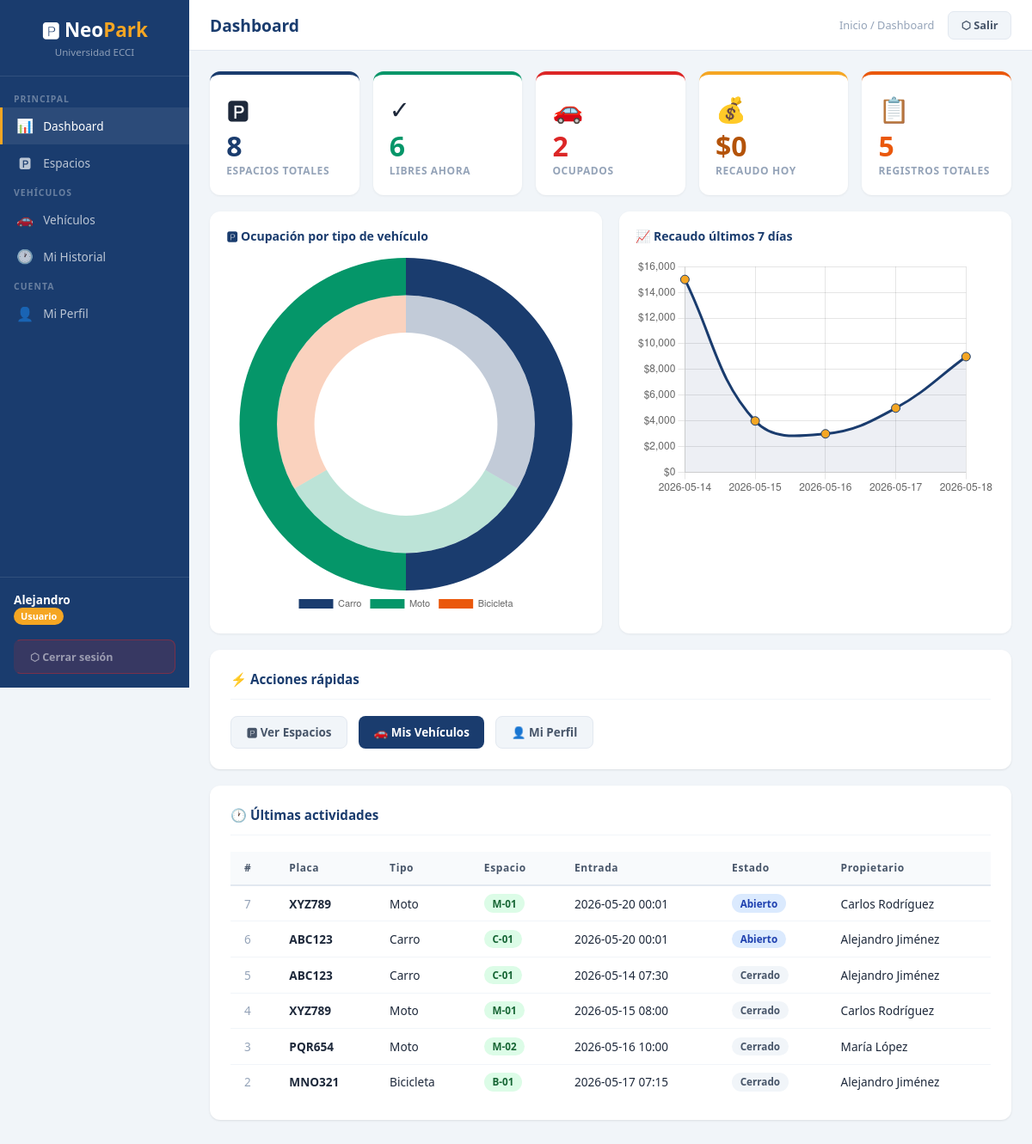
Page /dashboard (signed in) on the committed database.
### tables this page shows
CREATE TABLE REGISTRO_PARQUEO (
            id_registro INTEGER PRIMARY KEY AUTOINCREMENT,
            placa TEXT NOT NULL, id_espacio INTEGER NOT NULL,
            fecha_entrada TEXT NOT NULL, hora_entrada TEXT NOT NULL,
            fecha_salida TEXT, hora_salida TEXT,
            valor_pagado REAL, estado TEXT NOT NULL DEFAULT 'Abierto'
                CHECK(estado IN ('Abierto','Cerrado')),
            FOREIGN KEY (placa) REFERENCES VEHICULO(placa) ON DELETE RESTRICT,
            FOREIGN KEY (id_espacio) REFERENCES ESPACIO(id_espacio) ON DELETE RESTRICT);

CREATE TABLE TIPO_VEHICULO (
            id_tipo INTEGER PRIMARY KEY AUTOINCREMENT,
            nombre_tipo TEXT NOT NULL UNIQUE, descripcion TEXT);

CREATE TABLE ESPACIO (
            id_espacio INTEGER PRIMARY KEY AUTOINCREMENT,
            codigo TEXT NOT NULL UNIQUE, id_tipo INTEGER NOT NULL,
            disponible INTEGER NOT NULL DEFAULT 1,
            FOREIGN KEY (id_tipo) REFERENCES TIPO_VEHICULO(id_tipo) ON DELETE RESTRICT);

### app.py (the view)
@app.route('/dashboard')
@login_required
def dashboard():
    db = get_db()
    total   = db.execute("SELECT COUNT(*) FROM ESPACIO").fetchone()[0]
    libres  = db.execute("SELECT COUNT(*) FROM ESPACIO WHERE disponible=1").fetchone()[0]
    activos = db.execute("SELECT COUNT(*) FROM REGISTRO_PARQUEO WHERE estado='Abierto'").fetchone()[0]
    rec_hoy = db.execute("SELECT COALESCE(SUM(valor_pagado),0) FROM REGISTRO_PARQUEO WHERE fecha_salida=date('now') AND estado='Cerrado'").fetchone()[0]
    t_hist  = db.execute("SELECT COUNT(*) FROM REGISTRO_PARQUEO WHERE estado='Cerrado'").fetchone()[0]
    disp    = view_disponibilidad_tipo(db)
    r7      = db.execute("SELECT fecha_salida as fecha,COALESCE(SUM(valor_pagado),0) as total FROM REGISTRO_PARQUEO WHERE estado='Cerrado' AND fecha_salida>=date('now','-6 days') GROUP BY fecha_salida ORDER BY fecha_salida").fetchall()
    recientes = db.execute("SELECT r.id_registro,r.placa,r.fecha_entrada,r.hora_entrada,r.estado,tv.nombre_tipo,e.codigo as espacio,u.nombre||' '||u.apellido as propietario FROM REGISTRO_PARQUEO r JOIN VEHICULO v ON r.placa=v.placa JOIN TIPO_VEHICULO tv ON v.id_tipo=tv.id_tipo JOIN ESPACIO e ON r.id_espacio=e.id_espacio JOIN USUARIO u ON v.id_usuario=u.id_usuario ORDER BY r.id_registro DESC LIMIT 6").fetchall()
    db.close()
    chart_dona  = json.dumps({'labels':[r['nombre_tipo'] for r in disp],'ocupados':[r['espacios_ocupados'] for r in disp],'libres':[r['espacios_libres'] for r in disp]})
    chart_linea = json.dumps({'labels':[r['fecha'] for r in r7],'valores':[r['total'] for r in r7]})
    return render_template('dashboard.html', total=total, libres=libres, ocupados=total-libres,
        activos=activos, recaudo_hoy=rec_hoy, total_hist=t_hist, recientes=recientes,
        chart_dona=chart_dona, chart_linea=chart_linea)

### app.py (called while the page is built)
def get_db():
    db = sqlite3.connect(DB_PATH, check_same_thread=False)
    db.row_factory = sqlite3.Row
    db.execute("PRAGMA foreign_keys = ON")
    db.execute("PRAGMA journal_mode = WAL")   # Write-Ahead Logging: mejor concurrencia
    return db

def view_disponibilidad_tipo(db):
    return db.execute("""
        SELECT tv.nombre_tipo,
               COUNT(e.id_espacio) as total_espacios,
               SUM(e.disponible) as espacios_libres,
               SUM(1-e.disponible) as espacios_ocupados,
               ROUND(CAST(SUM(1-e.disponible) AS REAL)/COUNT(e.id_espacio)*100,1) as porcentaje_ocupacion
        FROM ESPACIO e JOIN TIPO_VEHICULO tv ON e.id_tipo=tv.id_tipo
        GROUP BY tv.id_tipo, tv.nombre_tipo
    """).fetchall()

def login_required(f):
    @wraps(f)
    def d(*a, **kw):
        if 'user_id' not in session: return redirect(url_for('login'))
        return f(*a, **kw)
    return d

### templates/dashboard.html (shortened to what this page needs)
{% extends 'base.html' %}
{% block page_title %}Dashboard{% endblock %}
{% block breadcrumb %}Inicio / Dashboard{% endblock %}
{% block content %}
<div class="stats-grid">
  <div class="stat"><div class="icon-stat">🅿</div><div class="num">{{ total }}</div><div class="lbl">Espacios Totales</div></div>
  <div class="stat verde"><div class="icon-stat">✓</div><div class="num">{{ libres }}</div><div class="lbl">Libres Ahora</div></div>
  <div class="stat rojo"><div class="icon-stat">🚗</div><div class="num">{{ ocupados }}</div><div class="lbl">Ocupados</div></div>
  <div class="stat dorado"><div class="icon-stat">💰</div><div class="num">${{ "{:,.0f}".format(recaudo_hoy) }}</div><div class="lbl">Recaudo Hoy</div></div>
  <div class="stat naranja"><div class="icon-stat">📋</div><div class="num">{{ total_hist }}</div><div class="lbl">Registros Totales</div></div>
</div>
<div class="charts-grid">
  <div class="chart-box">
    <h3>🅿 Ocupación por tipo de vehículo</h3>
    <canvas id="chartDona" height="200"></canvas>
  </div>
  <div class="chart-box">
    <h3>📈 Recaudo últimos 7 días</h3>
    <canvas id="chartLinea" height="200"></canvas>
  </div>
</div>
<div class="card">
  <div class="card-header">
    <h3>⚡ Acciones rápidas</h3>
  </div>
  <div style="display:flex;gap:.8rem;flex-wrap:wrap">
    <a href="{{ url_for('espacios') }}" class="btn btn-ghost">🅿 Ver Espacios</a>
    <a href="{{ url_for('vehiculos') }}" class="btn btn-primary">🚗 Mis Vehículos</a>
    <a href="{{ url_for('perfil') }}" class="btn btn-ghost">👤 Mi Perfil</a>
  </div>
</div>
<div class="card">
  <div class="card-header"><h3>🕐 Últimas actividades</h3></div>
  <div class="table-wrap">
  <table>
    <thead><tr><th>#</th><th>Placa</th><th>Tipo</th><th>Espacio</th><th>Entrada</th><th>Estado</th><th>Propietario</th></tr></thead>
    <tbody>
      {% for r in recientes %}
      <tr>
        <td style="color:#94a3b8">{{ r.id_registro }}</td>
        <td><strong>{{ r.placa }}</strong></td>
        <td>{{ r.nombre_tipo }}</td>
        <td><span class="badge badge-libre">{{ r.espacio }}</span></td>
        <td>{{ r.fecha_entrada }} {{ r.hora_entrada[:5] }}</td>
        <td><span class="badge badge-{{ r.estado.lower() }}">{{ r.estado }}</span></td>
        <td>{{ r.propietario }}</td>
      </tr>
      {% endfor %}
    </tbody>
  </table>
  </div>
</div>
<script>
const dona = {{ chart_dona|safe }};
const linea = {{ chart_linea|safe }};
const colors = ['#1a3c6e','#059669','#ea580c','#7c3aed','#0891b2'];
new Chart(document.getElementById('chartDona'), {
  type: 'doughnut',
  data: {
    labels: dona.labels,
    datasets: [
      { label:'Ocupados', data: dona.ocupados, backgroundColor: colors, borderWidth:0 },
      { label:'Libres',   data: dona.libres,   backgroundColor: colors.map(c=>c+'44'), borderWidth:0 }
    ]
  },
  options: { plugins:{ legend:{ position:'bottom', labels:{ font:{ size:11 } } } }, cutout:'55%', responsive:true }
});
new Chart(document.getElementById('chartLinea'), {
  type: 'line',
  data: {
    labels: linea.labels.length ? linea.labels : ['Sin datos'],
    datasets: [{ label:'Recaudo ($)', data: linea.valores.length ? linea.valores : [0],
      borderColor:'#1a3c6e', backgroundColor:'rgba(26,60,110,.08)',
      fill:true, tension:0.4, pointBackgroundColor:'#f5a623', pointRadius:5 }]
  },
  options: { plugins:{ legend:{ display:false } }, scales:{ y:{ beginAtZero:true, ticks:{ callback: v=>'$'+v.toLocaleString() } } }, responsive:true }
});
// Actualización automática de stats cada 30s
setInterval(async () => {
  const r = await fetch('/api/stats');
  const d = await r.json();
  document.querySelectorAll('.stat')[1].querySelector('.num').textContent = d.libres;
  document.querySelectorAll('.stat')[2].querySelector('.num').textContent = d.ocupados;
}, 30000);
</script>
{% endblock %}

### templates/base.html (shortened to what this page needs)
<!DOCTYPE html>
<html lang="es">
<head>
</head>
<body>
{% if session.get('user_id') %}
<aside class="sidebar">
  <div class="sidebar-brand">
    <h2>🅿 Neo<span>Park</span></h2>
    <p>Universidad ECCI</p>
  </div>
  <nav>
    <div class="nav-section">Principal</div>
    <a href="{{ url_for('dashboard') }}" {% if request.endpoint=='dashboard' %}class="active"{% endif %}><span class="icon">📊</span>Dashboard</a>
    <a href="{{ url_for('espacios') }}" {% if request.endpoint=='espacios' %}class="active"{% endif %}><span class="icon">🅿</span>Espacios</a>
    <div class="nav-section">Vehículos</div>
    <a href="{{ url_for('vehiculos') }}" {% if request.endpoint=='vehiculos' %}class="active"{% endif %}><span class="icon">🚗</span>Vehículos</a>
    <a href="{{ url_for('historial') }}" {% if request.endpoint=='historial' %}class="active"{% endif %}><span class="icon">🕐</span>Mi Historial</a>
    <div class="nav-section">Cuenta</div>
    <a href="{{ url_for('perfil') }}" {% if request.endpoint=='perfil' %}class="active"{% endif %}><span class="icon">👤</span>Mi Perfil</a>
  </nav>
  <div class="sidebar-footer">
    <div class="user-info">
      <strong>{{ session.nombre }}</strong>
      <span class="badge-rol">{{ session.rol }}</span>
    </div>
    {% if session.rol == 'Administrador' %}
    <a href="{{ url_for('logout') }}" class="btn-logout btn-logout-admin"
       onclick="return confirm('¿Cerrar sesión como Administrador?')">
      🔐 Cerrar sesión (Admin)
    </a>
    {% else %}
    <a href="{{ url_for('logout') }}" class="btn-logout">⬡ Cerrar sesión</a>
    {% endif %}
  </div>
</aside>
{% endif %}
<main class="main">
  <div class="topbar">
    <h1>{% block page_title %}NeoPark ECCI{% endblock %}</h1>
    <div style="display:flex;align-items:center;gap:1rem">
      <span class="breadcrumb">{% block breadcrumb %}{% endblock %}</span>
      {% if session.get('user_id') %}
      <a href="{{ url_for('logout') }}"
         style="padding:.4rem .9rem;border-radius:7px;font-size:.8rem;font-weight:700;text-decoration:none;border:1px solid;white-space:nowrap;transition:all .2s;{% if session.rol == 'Administrador' %}background:#fffbeb;border-color:#f59e0b;color:#92400e;{% else %}background:#f1f5f9;border-color:#e2e8f0;color:#475569;{% endif %}"
         onclick="return confirm('¿Desea cerrar sesión?')">
        {% if session.rol == 'Administrador' %}🔐 Salir (Admin){% else %}⬡ Salir{% endif %}
      </a>
      {% endif %}
    </div>
  </div>
  <div class="content">
    {% block content %}{% endblock %}
  </div>
</main>
</body>
</html>

### rows in the picture
REGISTRO_PARQUEO: id_registro "7", placa "XYZ789", nombre_tipo "Moto", espacio "M-01", fecha_entrada "2026-05-20", hora_entrada "00:01", estado "Abierto", propietario "Carlos Rodríguez"
REGISTRO_PARQUEO: id_registro "6", placa "ABC123", nombre_tipo "Carro", espacio "C-01", fecha_entrada "2026-05-20", hora_entrada "00:01", estado "Abierto", propietario "Alejandro Jiménez"
REGISTRO_PARQUEO: id_registro "5", placa "ABC123", nombre_tipo "Carro", espacio "C-01", fecha_entrada "2026-05-14", hora_entrada "07:30", estado "Cerrado", propietario "Alejandro Jiménez"
REGISTRO_PARQUEO: id_registro "4", placa "XYZ789", nombre_tipo "Moto", espacio "M-01", fecha_entrada "2026-05-15", hora_entrada "08:00", estado "Cerrado", propietario "Carlos Rodríguez"
REGISTRO_PARQUEO: id_registro "3", placa "PQR654", nombre_tipo "Moto", espacio "M-02", fecha_entrada "2026-05-16", hora_entrada "10:00", estado "Cerrado", propietario "María López"
REGISTRO_PARQUEO: id_registro "2", placa "MNO321", nombre_tipo "Bicicleta", espacio "B-01", fecha_entrada "2026-05-17", hora_entrada "07:15", estado "Cerrado", propietario "Alejandro Jiménez"

### other values in the picture
{{ session.nombre }} "Alejandro"
{{ session.rol }} "Usuario"
{{ total }} "8"
{{ libres }} "6"
{{ ocupados }} "2"
{{ "{:,.0f}".format(recaudo_hoy) }} "0"
{{ total_hist }} "5"
chart data {{ chart_dona|safe }} {"labels": ["Carro", "Moto", "Bicicleta"], "ocupados": [1, 1, 0], "libres": [2, 2, 2]}
chart data {{ chart_linea|safe }} {"labels": ["2026-05-14", "2026-05-15", "2026-05-16", "2026-05-17", "2026-05-18"], "valores": [15000.0, 4000.0, 3000.0, 5000.0, 9000.0]}
